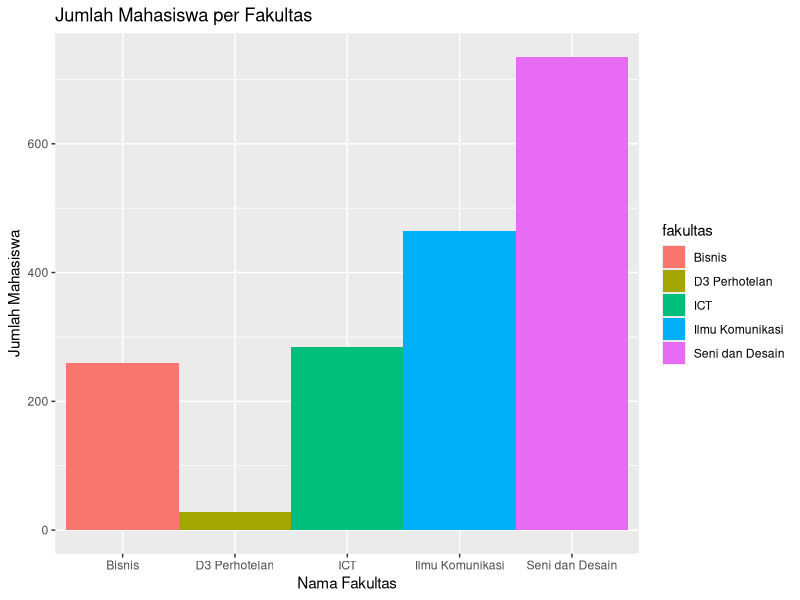

Generate this figure with R:
install.packages("ggplot2")
#Membuat dua vector
fakultas <- c("Bisnis", "D3 Perhotelan", "ICT", "Ilmu Komunikasi", "Seni dan Desain")
jumlah_mahasiswa <- c(260, 28, 284, 465, 735)
akreditasi <- c("A","A","B","A","A")

#Buat data frame dari ketiga vector di atas
info_mahasiswa <- data.frame(fakultas, jumlah_mahasiswa, akreditasi)
info_mahasiswa

#Menggunakan package ggplot2
library(ggplot2)

#Membuat kanvas
gambar <- ggplot(info_mahasiswa, aes(x=fakultas, y=jumlah_mahasiswa, fill=fakultas))

#Menambahkan objek bar chart, simpan kembali sebagai variable gambar
gambar <- gambar + geom_bar(width=1, stat="identity")

#Menambahkan judul grafik
gambar <- gambar + ggtitle("Jumlah Mahasiswa per Fakultas")
#Menambahkan caption pada sumbu x
gambar <- gambar + xlab("Nama Fakultas")
#Menambahkan caption pada sumbu y
gambar <- gambar + ylab("Jumlah Mahasiswa")
#Menggambar grafik
gambar
